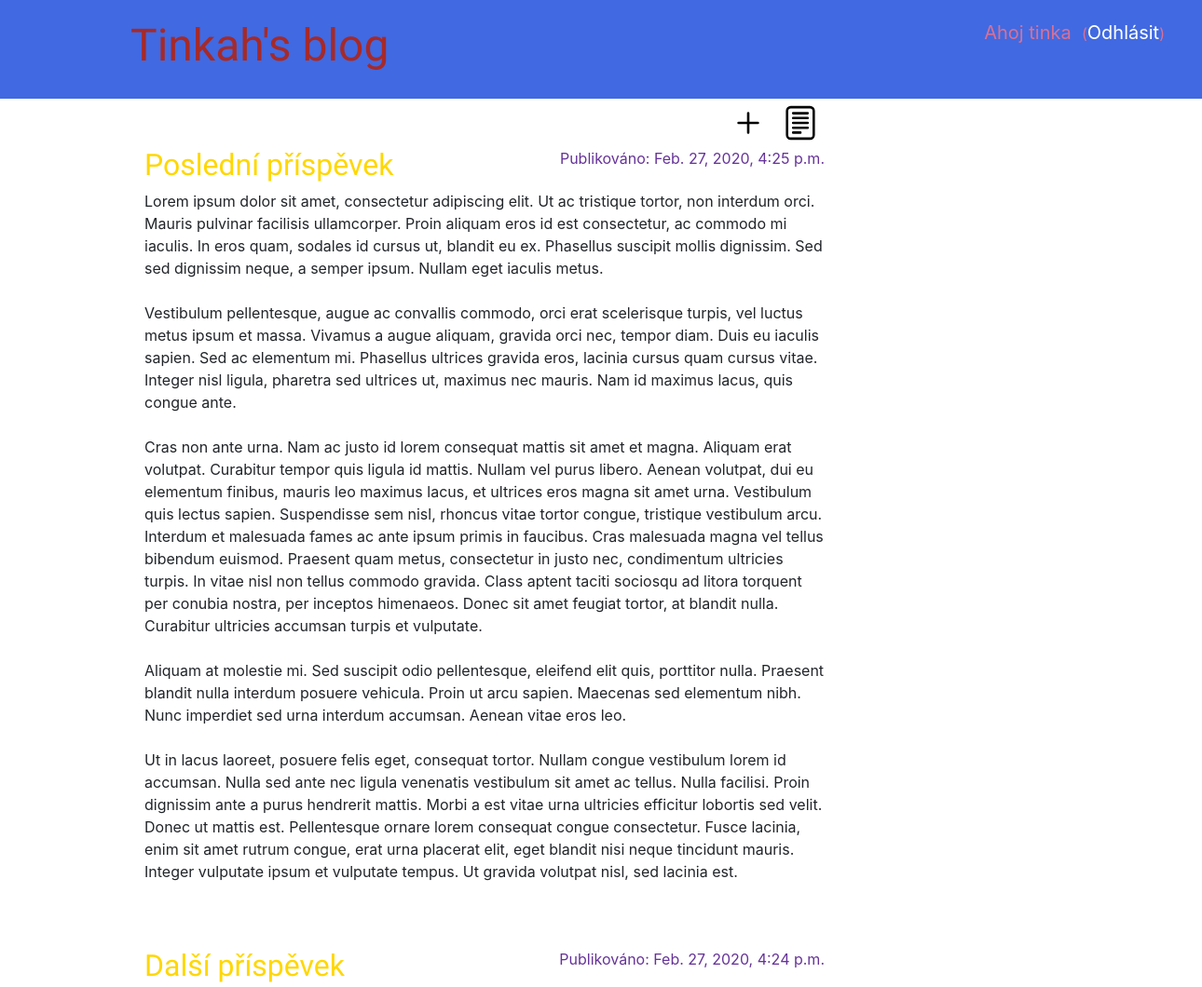
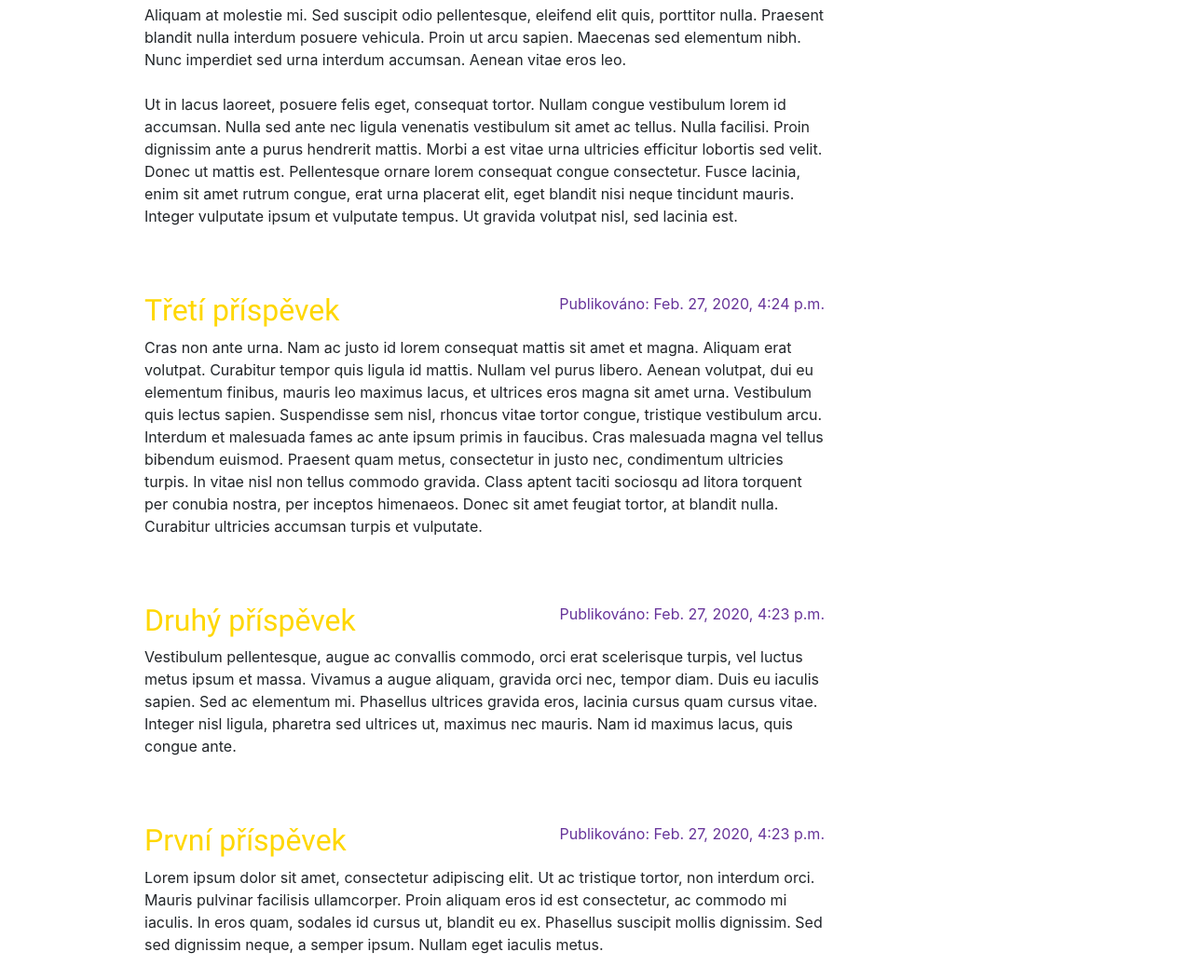
The app's page / (signed in) with its own data (2 pictures, top to bottom).
### blog/models.py (models this page shows, shortened)
class Post(models.Model):
    author = models.ForeignKey("auth.User", on_delete=models.CASCADE)
    title = models.CharField(max_length=200)
    text = models.TextField()
    created_date = models.DateTimeField(
        default=timezone.now)
    published_date = models.DateTimeField(
        blank=True, null=True)

### blog/views.py (the view)
# urls.py: path('', views.post_list, name='post_list'),
def post_list(request):
    posts = Post.objects.filter(published_date__lte=timezone.now()).order_by('-published_date')
    return render(request, 'blog/post_list.html', {'posts': posts})

### blog/templates/blog/post_list.html
{% extends 'blog/base.html' %}
{% block content %}
    {% for Post in posts %}
        <div class="post">
            <div class="date">
                <p>Publikováno: {{ Post.published_date }}</p>
            </div>
            <h2><a href="{% url 'post_detail' pk=Post.pk %}">{{ Post.title }}</a></h2>
            <p>{{ Post.text|linebreaksbr }}</p>
        </div>
    {% endfor %}
 {% endblock %}

### blog/templates/blog/base.html (shortened to what this page needs)
{% load static %}
<html>
    <head>
        <link rel="stylesheet" href="https://stackpath.bootstrapcdn.com/bootstrap/4.4.1/css/bootstrap.min.css" >
        <link rel="stylesheet" type="text/css" href="{% static 'blog/style.css' %}">
    </head>
    <body>
        <div class="page-header">
            {% if user.is_authenticated %}
            <p class="top-menu">Ahoj {{ user.username }} &nbsp;<small> (<a href="{% url 'logout' %}">Odhlásit</a>)</small></p>
            {% else %}
            <a href="{% url 'login' %}" class="top-menu"><img src="/static/img/lock.svg" alt="" width="52" height="52" title="Přihlásit"></a>
            {% endif %}
            <h1><a href="/">Tinkah's blog</a></h1>
        </div>
        <div class="content container">
            <div class="row">
                <div class="col-md-8">
                    {% if user.is_authenticated %}
                    <div align="right" margin-top="20px">
                        <a href="{% url 'post_new' %}" ><img src="/static/img/plus.svg" alt="" width="52" height="52" title="Přidat příspěvek"></a>
                        <a href="{% url 'post_draft_list' %}"><img src="/static/img/document-text.svg" alt="" width="52" height="52" title="Koncepty"></a>
                    </div>
                    {% endif %}
                    {% block content %}
                    {% endblock %}
                </div>
            </div>
        </div>
    </body>
</html>

### blog/static/blog/style.css (style rules this page uses)
.page-header { background-color: royalblue; margin-top: 0; padding: 20px; padding-left: 140px; vertical-align: middle; }
.page-header h1, .page-header h1 a, .page-header h1 a:visited, .page-header h1 a:active { color: brown; font-size: 36pt; text-decoration: none; }
.content { margin-left: 140px; }
h1, h2, h3, h4 { font-family: "Lobster", cursive; }
.date { color: rebeccapurple; float: right; }
.top-menu { color: palevioletred; font-size: 15pt; margin-right: 20px; display: flex; float: right; vertical-align: middle; }
.top-menu a { color: white; font-size: 15pt; }
.post { margin-bottom: 70px; }
.post h2 a, .post h2 a:visited { color: gold; }
.post h2 { color: orchid; }

### records on screen
Post: published_date "Feb. 27, 2020, 4:25 p.m.", title "Poslední příspěvek", text "Lorem ipsum dolor sit amet, consectetur adipiscing elit. Ut ac tristique tortor, non interdum orci. Mauris pulvinar facilisis ullamcorper. Proin aliquam eros id est consectetur, ac commodo mi iaculis. In eros quam, sodales id cursus ut, blandit eu ex. Phasellus suscipit mollis dignissim. Sed sed dignissim neque, a semper ipsum. Nullam eget iaculis metus. Vestibulum pellentesque, augue ac convallis commodo, orci erat scelerisque turpis, vel luctus metus ipsum et massa. Vivamus a augue aliquam, gravida orci nec, tempor diam. Duis eu iaculis sapien. Sed ac elementum mi. Phasellus ultrices gravida eros, lacinia cursus quam cursus vitae. Integer nisl ligula, pharetra sed ultrices ut, maximus nec…"
Post: published_date "Feb. 27, 2020, 4:24 p.m.", title "Další příspěvek", text "Aliquam at molestie mi. Sed suscipit odio pellentesque, eleifend elit quis, porttitor nulla. Praesent blandit nulla interdum posuere vehicula. Proin ut arcu sapien. Maecenas sed elementum nibh. Nunc imperdiet sed urna interdum accumsan. Aenean vitae eros leo. Ut in lacus laoreet, posuere felis eget, consequat tortor. Nullam congue vestibulum lorem id accumsan. Nulla sed ante nec ligula venenatis vestibulum sit amet ac tellus. Nulla facilisi. Proin dignissim ante a purus hendrerit mattis. Morbi a est vitae urna ultricies efficitur lobortis sed velit. Donec ut mattis est. Pellentesque ornare lorem consequat congue consectetur. Fusce lacinia, enim sit amet rutrum congue, erat urna placerat…"
Post: published_date "Feb. 27, 2020, 4:24 p.m.", title "Třetí příspěvek", text "Cras non ante urna. Nam ac justo id lorem consequat mattis sit amet et magna. Aliquam erat volutpat. Curabitur tempor quis ligula id mattis. Nullam vel purus libero. Aenean volutpat, dui eu elementum finibus, mauris leo maximus lacus, et ultrices eros magna sit amet urna. Vestibulum quis lectus sapien. Suspendisse sem nisl, rhoncus vitae tortor congue, tristique vestibulum arcu. Interdum et malesuada fames ac ante ipsum primis in faucibus. Cras malesuada magna vel tellus bibendum euismod. Praesent quam metus, consectetur in justo nec, condimentum ultricies turpis. In vitae nisl non tellus commodo gravida. Class aptent taciti sociosqu ad litora torquent per conubia nostra, per inceptos…"
Post: published_date "Feb. 27, 2020, 4:23 p.m.", title "Druhý příspěvek", text "Vestibulum pellentesque, augue ac convallis commodo, orci erat scelerisque turpis, vel luctus metus ipsum et massa. Vivamus a augue aliquam, gravida orci nec, tempor diam. Duis eu iaculis sapien. Sed ac elementum mi. Phasellus ultrices gravida eros, lacinia cursus quam cursus vitae. Integer nisl ligula, pharetra sed ultrices ut, maximus nec mauris. Nam id maximus lacus, quis congue ante."
Post: published_date "Feb. 27, 2020, 4:23 p.m.", title "První příspěvek", text "Lorem ipsum dolor sit amet, consectetur adipiscing elit. Ut ac tristique tortor, non interdum orci. Mauris pulvinar facilisis ullamcorper. Proin aliquam eros id est consectetur, ac commodo mi iaculis. In eros quam, sodales id cursus ut, blandit eu ex. Phasellus suscipit mollis dignissim. Sed sed dignissim neque, a semper ipsum. Nullam eget iaculis metus."

### other values on screen
{{ user.username }} "tinka"
